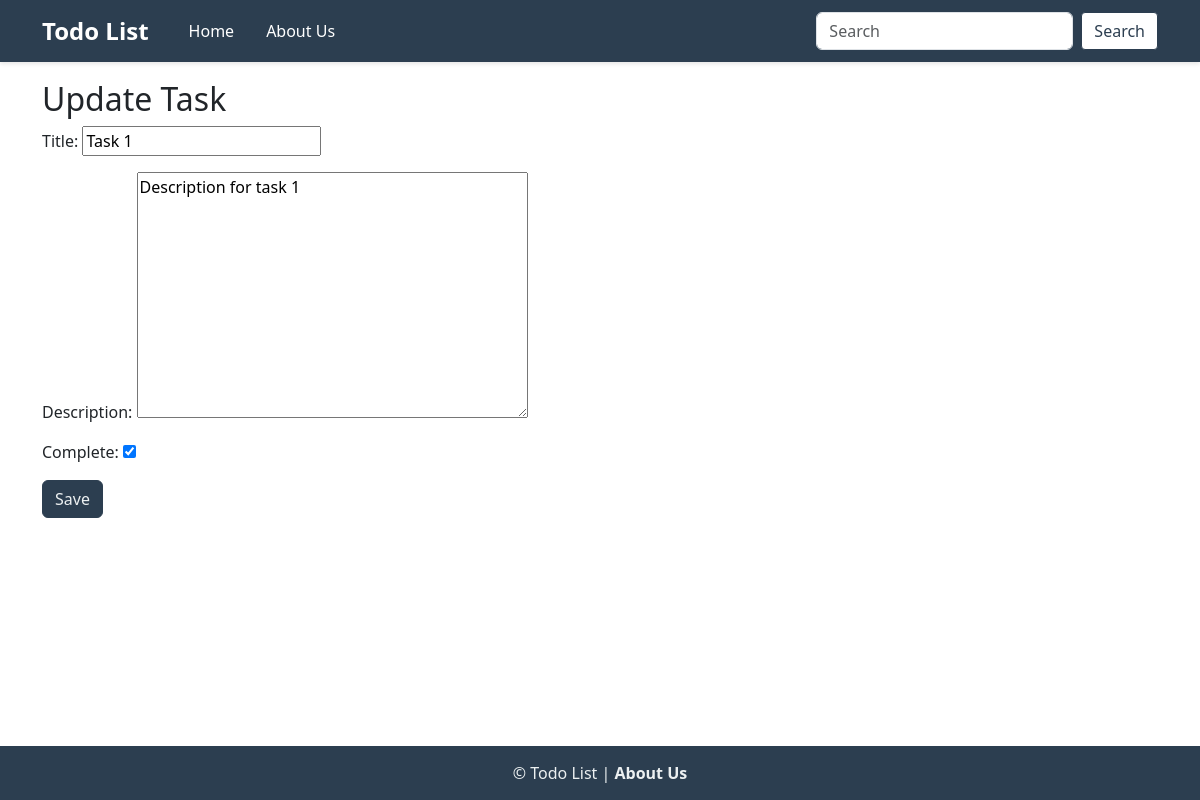
Page /1/update/ on the committed database.
### tasks/models.py (models this page shows, shortened)
class Task(models.Model):
    title = models.CharField(max_length=200)
    description = models.TextField(blank=True)
    date = models.DateField(auto_now=False, auto_now_add=True)
    complete = models.BooleanField(default=False)
    position = models.PositiveIntegerField(default=0)

### tasks/views.py (the view)
# urls.py: path('<int:pk>/update/', task_views.TaskUpdateView.as_view(), name='task_update'),
class TaskUpdateView(UpdateView):
    model = Task
    template_name = "task_form.html"
    fields = ['title', 'description', 'complete']

### templates/task_form.html (shortened to what this page needs)
{% extends "base.html" %}
{% block content %}
    <h2>{% if form.instance.pk %}Update Task{% else %}Create Task{% endif %}</h2>
    <form method="post">
        {{ form.as_p }}
        <button type="submit" class="btn btn-primary">Save</button>
    </form>
{% endblock %}

### static/css/style.css (style rules this page uses)
body { padding-top: 56px; }
.btn-primary { background-color: #2c3e50; border-color: #2c3e50; color: #ecf0f1; }

### rows in the picture
Task: title "Task 1", description "Description for task 1", complete "☑"
